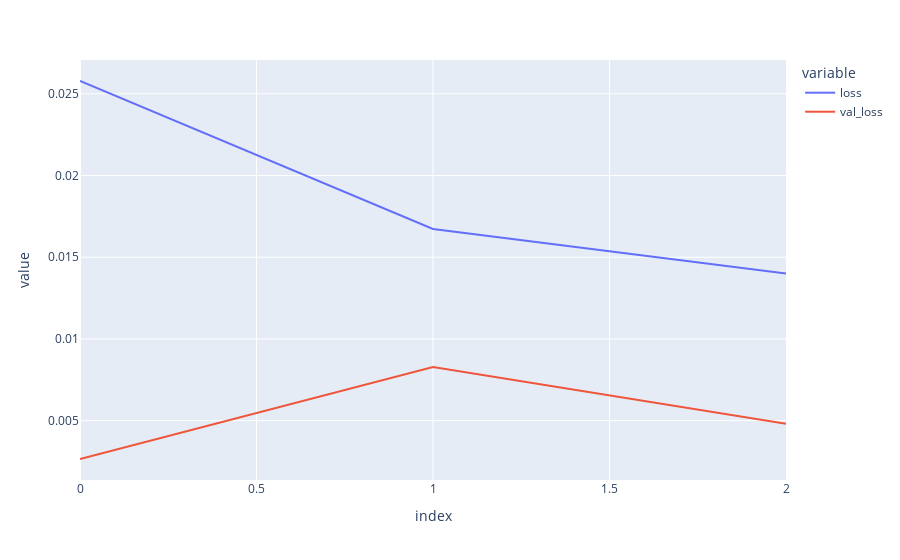

Here is the notebook cell this chart was saved with:
### Code cell
px.line(perdidas)

### Figure 1 — Plotly figure (JSON) as saved in the notebook; plotly's stock layout.template omitted (floating-point values rounded to 4 significant figures)
{"data": [{"hovertemplate": "variable=loss<br>index=%{x}<br>value=%{y}<extra></extra>", "legendgroup": "loss", "line": {"color": "#636efa", "dash": "solid"}, "marker": {"symbol": "circle"}, "mode": "lines", "name": "loss", "orientation": "v", "showlegend": true, "type": "scatter", "x": [0, 1, 2], "xaxis": "x", "y": [0.02578, 0.01673, 0.01401], "yaxis": "y"}, {"hovertemplate": "variable=val_loss<br>index=%{x}<br>value=%{y}<extra></extra>", "legendgroup": "val_loss", "line": {"color": "#EF553B", "dash": "solid"}, "marker": {"symbol": "circle"}, "mode": "lines", "name": "val_loss", "orientation": "v", "showlegend": true, "type": "scatter", "x": [0, 1, 2], "xaxis": "x", "y": [0.002651, 0.008276, 0.004809], "yaxis": "y"}], "layout": {"autosize": true, "legend": {"title": {"text": "variable"}, "tracegroupgap": 0}, "margin": {"t": 60}, "xaxis": {"anchor": "y", "autorange": true, "domain": [0, 1], "range": [0, 2], "title": {"text": "index"}, "type": "linear"}, "yaxis": {"anchor": "x", "autorange": true, "domain": [0, 1], "range": [0.001366, 0.02707], "title": {"text": "value"}, "type": "linear"}}}
